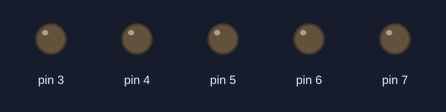
A sketch run on a simulated Arduino Uno, built with avr-gcc and run on an emulated ATmega328P. Shown: output pins drawn as LEDs (lit = HIGH).

Above: at 2.5 s.
At 7.5 s:
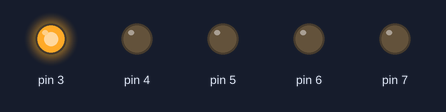
At 12.5 s:
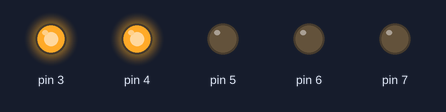
At 17.5 s:
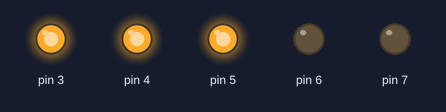
At 22.5 s:
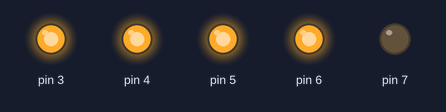
At 29.0 s:
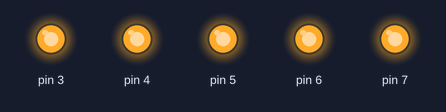
Timing chart, 0 to 39.7 s (numbered marks = the images above):
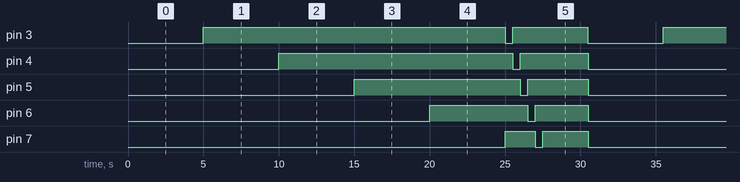

Measured:
- by itself, pin 3: repeats every 30.5 s: LOW 0.50 s, HIGH 5.0 s, LOW 5.0 s, HIGH 20.0 s
- by itself, pin 4: repeats every 30.5 s: LOW 0.50 s, HIGH 4.5 s, LOW 10.0 s, HIGH 15.5 s
- by itself, pin 5: repeats every 30.5 s: LOW 0.50 s, HIGH 4.0 s, LOW 15.0 s, HIGH 11.0 s
- by itself, pin 6: repeats every 30.5 s: LOW 0.50 s, HIGH 3.5 s, LOW 20.0 s, HIGH 6.5 s
- by itself, pin 7: repeats every 30.5 s: LOW 0.50 s, HIGH 3.0 s, LOW 25.0 s, HIGH 2.0 s

The sketch:

codigo_parte2_leds.ino
```cpp
// Declaramos las variables
unsigned short min, seg;


// Establacemos los pines de entrada/salida
void setup()
{
  pinMode(3, OUTPUT);
  pinMode(4, OUTPUT);
  pinMode(5, OUTPUT);
  pinMode(6, OUTPUT);
  pinMode(7, OUTPUT);
}


// Bucle del temporizador
void loop()
{
  delay(1000);
  seg++;

  if ( seg == 1 ){
    min++;
    seg = 0;
  }

  if ( min == 5 ){
    digitalWrite(3, HIGH);
  }
  if ( min == 10 ){
    digitalWrite(4, HIGH);
  }
  if ( min == 15 ){
    digitalWrite(5, HIGH);
  }
  if ( min == 20 ){
    digitalWrite(6, HIGH);
  }
  if ( min == 25 ){
    digitalWrite(7, HIGH);

    int index;
    for ( index = 3; index < 8; index++ ) {
      digitalWrite(index, LOW);
      delay(500);
      digitalWrite(index, HIGH);
    }

    delay(3000);
    for ( index=3; index < 8; index++ ) {
      digitalWrite(index, LOW);
    }

    min = 0;
  }
}
```
